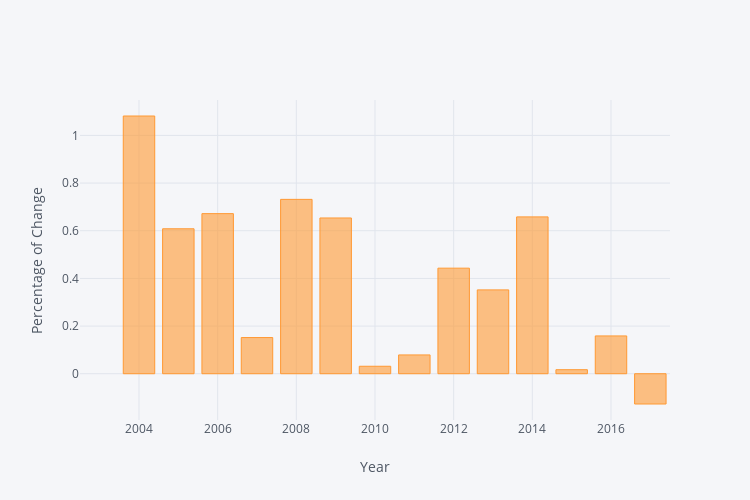

The notebook cell this image was saved under:
### Markdown cell above
## Percentage of change of number of commits compared to previous year

### Code cell
iplot(commits_per_year.pct_change().iplot(asFigure=True, dimensions=(750, 500), kind='bar', yTitle="Percentage of Change", xTitle="Year"))

### Figure 1 — Plotly figure (JSON) as saved in the notebook; plotly's stock layout.template omitted (floating-point values rounded to 4 significant figures)
{"data": [{"marker": {"color": "rgba(255, 153, 51, 0.6)", "line": {"color": "rgba(255, 153, 51, 1.0)", "width": 1}}, "name": "None", "orientation": "v", "text": "", "type": "bar", "x": [2003, 2004, 2005, 2006, 2007, 2008, 2009, 2010, 2011, 2012, 2013, 2014, 2015, 2016, 2017], "y": ["", 1.082, 0.6082, 0.6718, 0.1518, 0.7317, 0.6536, 0.03139, 0.0789, 0.443, 0.3519, 0.6582, 0.01692, 0.1586, -0.127]}], "layout": {"height": 500, "legend": {"bgcolor": "#F5F6F9", "font": {"color": "#4D5663"}}, "paper_bgcolor": "#F5F6F9", "plot_bgcolor": "#F5F6F9", "titlefont": {"color": "#4D5663"}, "width": 750, "xaxis1": {"gridcolor": "#E1E5ED", "showgrid": true, "tickfont": {"color": "#4D5663"}, "title": "Year", "titlefont": {"color": "#4D5663"}, "zerolinecolor": "#E1E5ED"}, "yaxis1": {"gridcolor": "#E1E5ED", "showgrid": true, "tickfont": {"color": "#4D5663"}, "title": "Percentage of Change", "titlefont": {"color": "#4D5663"}, "zerolinecolor": "#E1E5ED"}}}
